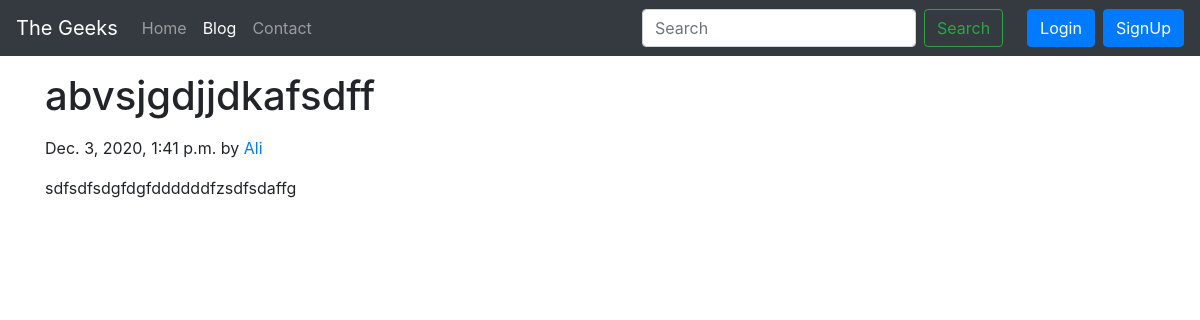
Screenshot of /blogpost/sdsdfsdf with the database file from the repository.
### blog/models.py (models this page shows, shortened)
class Blog(models.Model):
    sno = models.AutoField(primary_key=True)
    title = models.CharField(max_length=200)
    content = models.TextField()
    short_desc = models.CharField(max_length=300, default="")
    slug = models.CharField(max_length=100)
    time = models.DateTimeField(auto_now_add=True)
    author = models.CharField(max_length=20, default="")

### blog/views.py (the view)
# urls.py: path('blogpost/<str:slug>', views.blogpost, name='blog'),
def blogpost(request, slug):
    blog = Blog.objects.filter(slug=slug).first
    context = {'blog': blog}
    return render(request, 'blogpost.html', context)

### templates/blogpost.html
{% extends 'base.html' %}
{% block blogactive %}active{% endblock blogactive %}
{% block body %}
<div class="container">
<h1 class="my-3"> {{blog.title}} </h1>
<p class="blog-post-meta">{{blog.time}} by <a href="#">{{blog.author}}</a></p>
<div class="my-3">
    {{blog.content|safe}}
</div>
</div>
{% endblock body %}

### rows the page displays
Blog: title "abvsjgdjjdkafsdff", time "Dec. 3, 2020, 1:41 p.m.", author "Ali", content "sdfsdfsdgfdgfddddddfzsdfsdaffg"
